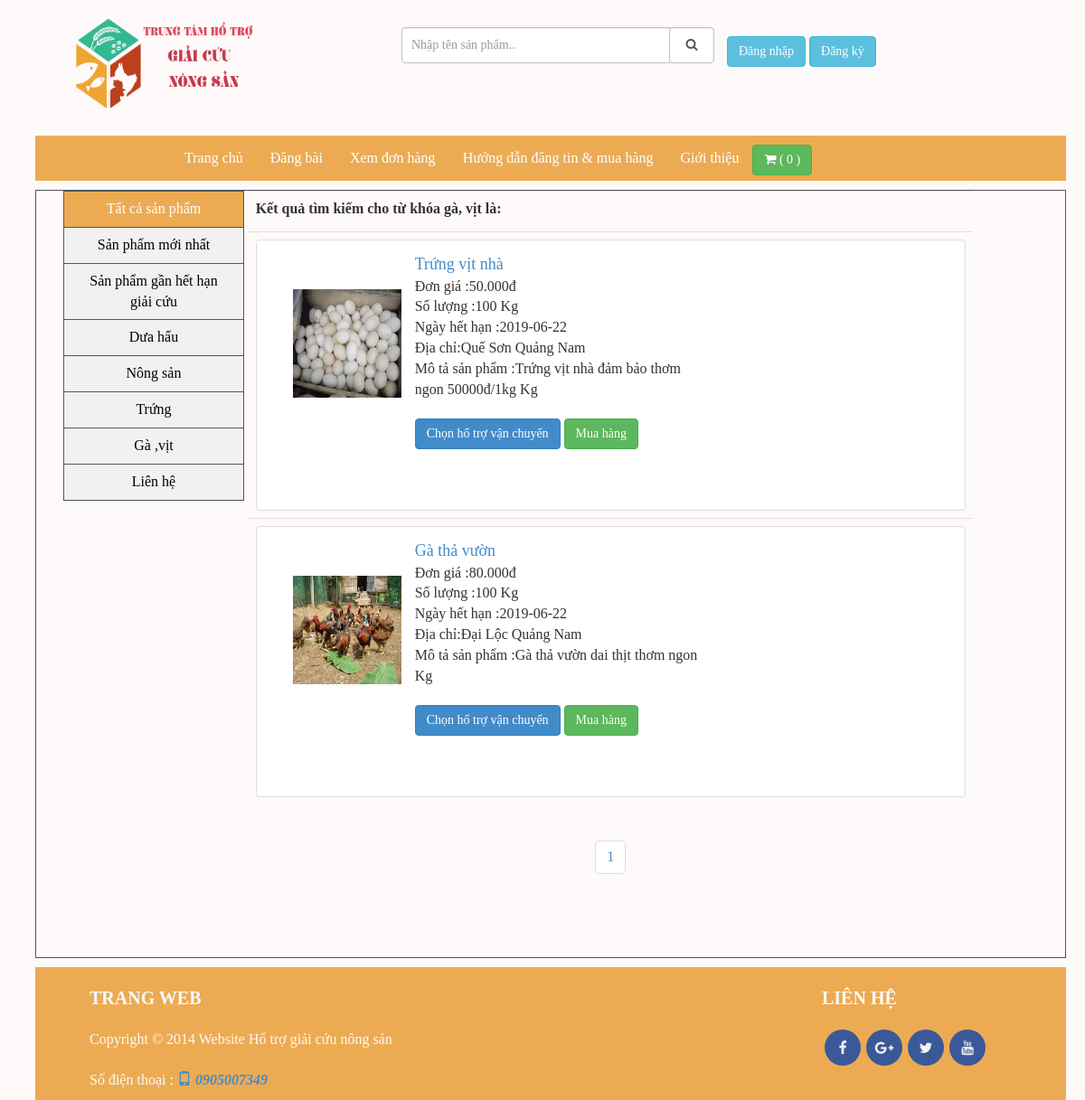
The app's page /?menu=timkiem_ga with its own data.
### tables this page shows
CREATE TABLE `sanphamgiaicuu` (
  `ma_bai_dang` char(6) NOT NULL,
  `ma_loai` char(6) NOT NULL,
  `ma_nd` char(6) NOT NULL,
  `ten_sp` varchar(50) NOT NULL,
  `hinh_anh` varchar(50) NOT NULL,
  `so_luong` decimal(10,0) NOT NULL,
  `don_gia` decimal(10,0) NOT NULL,
  `dia_chi` varchar(255) NOT NULL,
  `ngay_dang` date NOT NULL,
  `ngay_hh` date NOT NULL,
  `mo_ta` text NOT NULL,
  `trang_thai` int(1) NOT NULL
);

### content.php (called while the page is built)
<?php
	include('chucnang/menu.php');
?>

### chucnang/timkiem/timkiem_giacam.php (the view, shortened to what this page needs)
<?php
$qrpt= mysqli_query($connect,"select count(ma_bai_dang) as tong from sanphamgiaicuu where ten_sp like '%gà%' or ten_sp like '%vịt%'");
$row = mysqli_fetch_assoc($qrpt);
$tong_record = $row['tong'];
$trang= isset($_GET['page']) ? $_GET['page'] : 1;
$limit = 2;
$tong_record = ceil($tong_record / $limit);
$start = ($trang - 1) * $limit;
 ?>
<table class="table">
	<tr>
		<td><label>Kết quả tìm kiếm cho từ khóa gà, vịt  là: </label></td>
	</tr>
<?php
	$sl= "select * from sanphamgiaicuu where ten_sp like '%gà%' or ten_sp like '%vịt%' LIMIT $start, $limit";
	$exec=mysqli_query($connect, $sl);
			?>
			<?php
		while($row= mysqli_fetch_array($exec)){
	?>
		<tr style="height: 300px;">
			<td>
			<div style="height:300px; padding-bottom: 15px;" class="sp img-thumbnail col-xs-12 col-sm-6 col-md-12 col-lg-12">
				<div style="width: 110px; height: 100%;" class="col-sm-6 col-md-6">
					<img style="width: 120px; height: 120px; margin-left:10px; margin-top: 50px; margin-bottom: 10px;" src="images/sanpham/<?php echo $row['hinh_anh']; ?>" alt="">
				</div>
				<div style="padding-top: 10px; margin-right: 20px; margin-left: 20px;" class="text-left col-sm-6 col-md-6">
					<div class="title col-xs-12 col-sm-12 col-md-12 col-lg-12">
						<a style="font-size: 18px;" href=""><?php echo $row['ten_sp']; ?></a><br>
						<span>Đơn giá :<?php echo number_format($row['don_gia'],0,",",".")."đ"; ?></span><br>
						<span>Số lượng :<?php if ($row['so_luong']==0) {echo "Đã hết hàng";}else{echo $row['so_luong']." Kg";}; ?></span><br>
						<span>Ngày hết hạn :<?php echo $row['ngay_hh']; ?></span><br>
						<span>Địa chỉ:<?php echo $row['dia_chi']; ?></span><br>
						<span>Mô tả sản phẩm :<?php echo $row['mo_ta']." Kg"; ?></span><br>
					</div>
					<div class="buy col-xs-12 col-sm-12 col-md-12 col-lg-12" style="margin-top: 20px;">
						<a class="btn btn-primary" href="?menu=van_chuyen">Chọn hổ trợ vận chuyển</a>
						<a class="btn btn-success" href="?menu=muahang&ma_bai_dang=<?php echo $row['ma_bai_dang']?>">Mua hàng</a>
					</div>
				</div>
			</div>
			</td>
		</tr>
	<?php } ?>
	</table>
	<div class="text-center" >
	<ul class="pagination" >
			<li><?php for ($i = 1; $i <= $tong_record; $i++){
				if ($i == $trang){
					echo '<span>'.$i.'</span>  ';
				}
				else{
					echo '<a href="index.php?menu=timkiem_ga&page='.$i.'">'.$i.'</a> ';
				}
			} ?></li>
			</ul>
		</div>

### css/main.css (style rules this page uses)
body { width: 96%; margin: auto; font-family: tahoma; font-size: 16px; background-color: #FFFAFA; }

### records on screen
sanphamgiaicuu: hinh_anh (picture), ten_sp "Trứng vịt nhà", don_gia "50.000", so_luong "100", ngay_hh "2019-06-22", dia_chi "Quế Sơn Quảng Nam", mo_ta "Trứng vịt nhà đảm bảo thơm ngon 50000đ/1kg"
sanphamgiaicuu: hinh_anh (picture), ten_sp "Gà thả vườn", don_gia "80.000", so_luong "100", ngay_hh "2019-06-22", dia_chi "Đại Lộc Quảng Nam", mo_ta "Gà thả vườn dai thịt thơm ngon"

### other values on screen
$cart "0"
